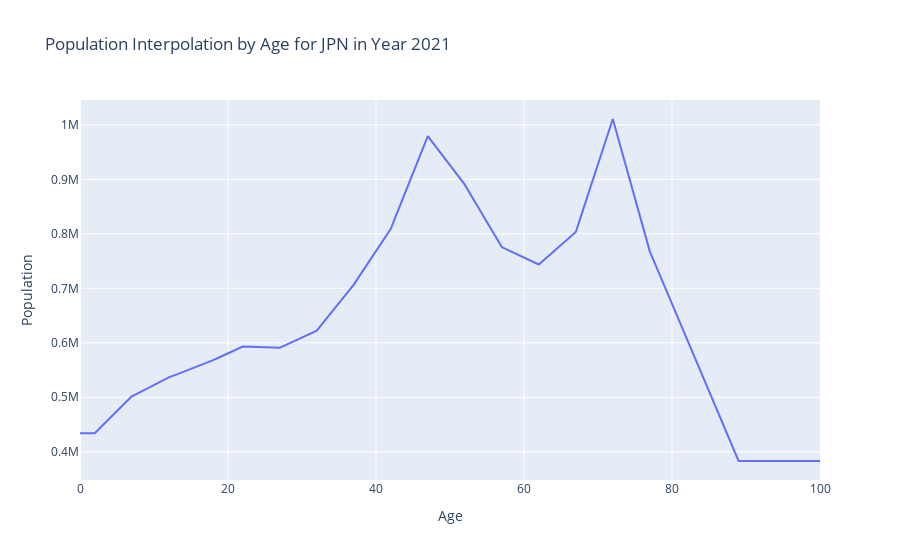

Source (notebook cell):
### Code cell
# example usage
population(2021, 'FE', [7,23], 'JPN', graph = True)
